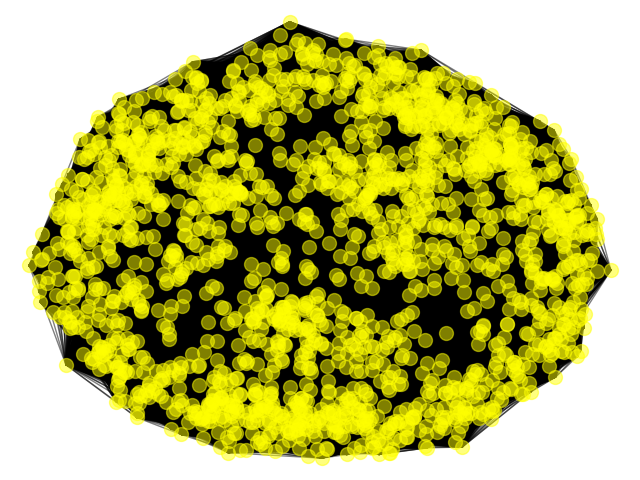

This chart was generated by the following Python code:
import networkx as nx
import matplotlib.pyplot as plt

g_1 = nx.erdos_renyi_graph(2000, 0.25)

nx.draw(g_1, node_size=100, alpha=0.5, node_color="yellow", with_labels=False)

plt.savefig("cnet3.png")

nx.write_gexf(g_1, "cnet3.gexf", version="1.2draft")


